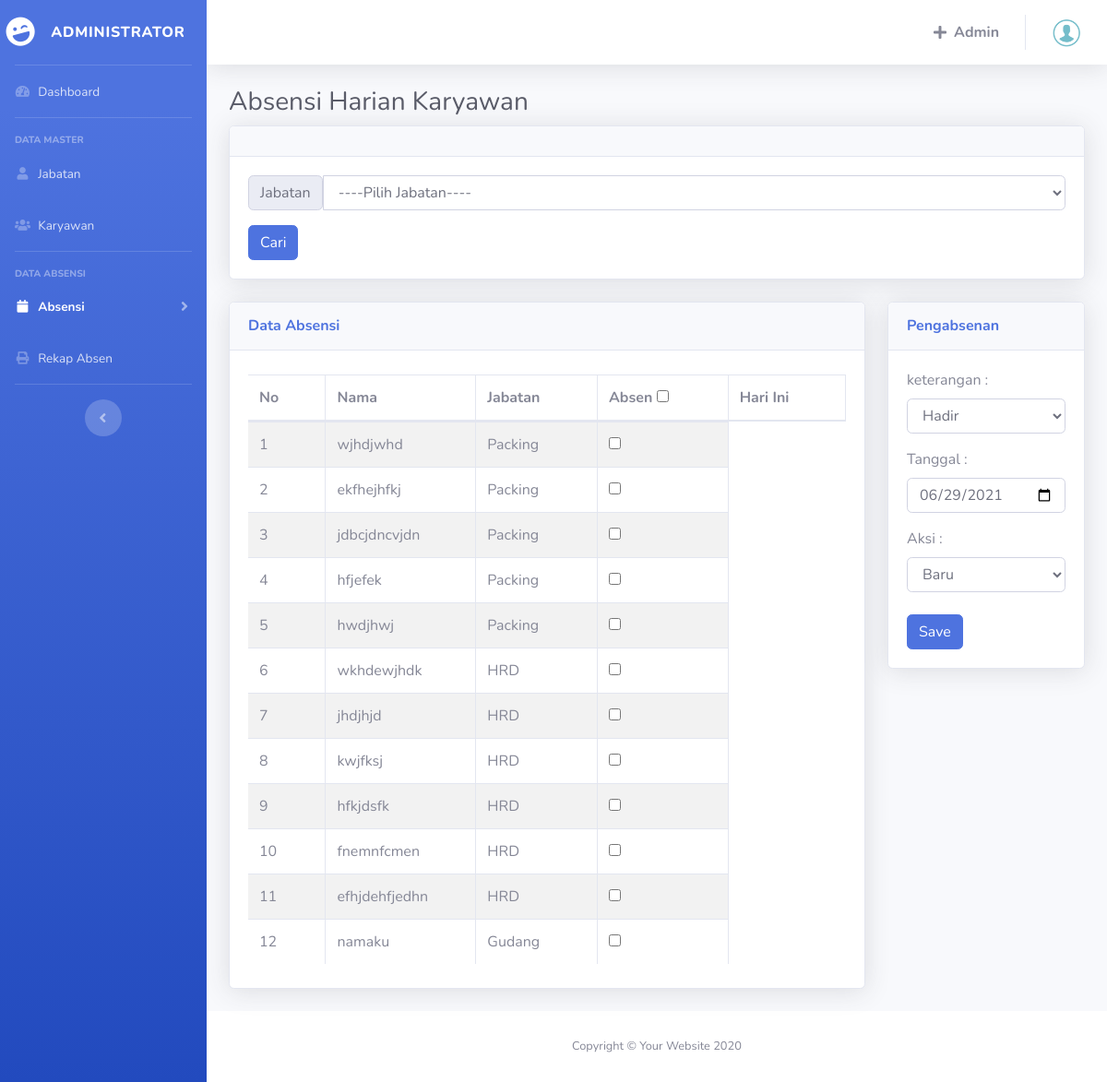
The app's page /absensi/index.php (signed in) with its own data.
### tables this page shows
CREATE TABLE `karyawan` (
  `id_karyawan` int(11) NOT NULL,
  `nik` int(11) NOT NULL,
  `nama` varchar(100) NOT NULL,
  `ttl` date NOT NULL,
  `jk` varchar(100) NOT NULL,
  `alamat` varchar(250) NOT NULL,
  `notlp` int(11) NOT NULL,
  `kd_jabatan` varchar(100) NOT NULL,
  `tgl_pendaftaran` date NOT NULL,
  `agama` varchar(100) NOT NULL,
  `foto` text NOT NULL
);

CREATE TABLE `jabatan` (
  `kd_jabatan` varchar(100) NOT NULL,
  `nama_jabatan` varchar(50) NOT NULL
);

### absensi/index.php (the view, shortened to what this page needs)
<?php
include '../layout/header.php';
?>
<div class="container-fluid">
    <h1 class="h3 mb-2 text-gray-800">Absensi Harian Karyawan</h1>
    <div class="card shadow mb-4">
        <div class="card-header py-3">
        </div>
        <div class="card-body">
            <form class="" method="get" enctype="multipart/form-data">
                <div class="form-group input-group">
                    <span class="input-group-text">
                        Jabatan
                    </span>
                    <select class="form-control" aria-label="form-select-sm example" name="jabatan">
                        <option>----Pilih Jabatan----</option>
                    </select>
                </div>
                <div class="col-xs-3">
                    <input class="btn btn-primary" type="submit" name="Cari" value="Cari">
                </div>
            </form>
        </div>
    </div>
    <div class="row">
        <div class="col-lg-9">
            <div class="card shadow mb-4">
                <div class="card-header py-3">
                    <h6 class="m-0 font-weight-bold text-primary">Data Absensi</h6>
                </div>
                <div class="card-body">
                    <form action="cek_absen.php" method="post">
                        <div class="table-responsive">
                            <table class="table table-bordered table-striped with-check" id="dataTable">
                                <thead>
                                    <tr>
                                        <th>No</th>
                                        <th>Nama</th>
                                        <th>Jabatan</th>
                                        <th>Absen <input type="checkbox" id="checkbox" name="title-table-checkbox" onclick="checkAll(this)" /></th>
                                        <th>Hari Ini</th>
                                    </tr>
                                </thead>
                                <tbody>
                                    <?php
                                    if (isset($_GET['Cari'])) {
                                        $query = "SELECT * FROM karyawan INNER JOIN jabatan ON karyawan.kd_jabatan = jabatan.kd_jabatan WHERE jabatan.kd_jabatan = '$_GET[jabatan]';";
                                    } else {
                                        $query = "SELECT * FROM karyawan INNER JOIN jabatan ON karyawan.kd_jabatan = jabatan.kd_jabatan ORDER BY jabatan.kd_jabatan ASC";
                                    }
                                    $no = 1;
                                    $data = mysqli_query($koneski, $query);
                                    while ($value = mysqli_fetch_array($data)) {
                                    ?>
                                        <tr>
                                            <td><?= $no++; ?></td>
                                            <td><?= $value['nama']; ?></td>
                                            <td><?= $value['nama_jabatan']; ?></td>
                                            <td><input type="checkbox" id="checkbox" name="id_karyawan[]" value="<?= $value['id_karyawan']; ?>" /></td>
                                        </tr>
                                    <?php } ?>
                                </tbody>
                            </table>
                        </div>
                </div>
            </div>
        </div>
        <div class="col-lg-3">
            <div class="card shadow mb-4">
                <div class="card-header py-3">
                    <h6 class="m-0 font-weight-bold text-primary">Pengabsenan</h6>
                </div>
                <div class="card-body">
                    <div class="form-group">
                        <label>keterangan :</label>
                        <select name="kehadiran" class="form-control">
                            <option value="h">Hadir</option>
                        </select>
                    </div>
                    <div class="form-group">
                        <label class="control-label">Tanggal :</label>
                        <input type="date" name="tgl_absen" class="form-control form-control-user" value="<?PHP echo date('Y-m-d'); ?>">
                    </div>
                    <div class="control-group">
                        <label class="control-label">Aksi :</label>
                        <select name="aksi" class="form-control">
                            <option value="absen_baru">Baru</option>
                        </select>
                    </div>
                    <br>
                    <div class="form-actions">
                        <button type="submit" name="upload" class="btn btn-primary">Save</button>
                    </div>
                </div>
            </div>
        </div>
    </div>
</div>
<?php
include '../layout/footer.php' ?>

### records on screen
karyawan: nama "wjhdjwhd", kd_jabatan.nama_jabatan "Packing"
karyawan: nama "ekfhejhfkj", kd_jabatan.nama_jabatan "Packing"
karyawan: nama "jdbcjdncvjdn", kd_jabatan.nama_jabatan "Packing"
karyawan: nama "hfjefek", kd_jabatan.nama_jabatan "Packing"
karyawan: nama "hwdjhwj", kd_jabatan.nama_jabatan "Packing"
karyawan: nama "wkhdewjhdk", kd_jabatan.nama_jabatan "HRD"
karyawan: nama "jhdjhjd", kd_jabatan.nama_jabatan "HRD"
karyawan: nama "kwjfksj", kd_jabatan.nama_jabatan "HRD"
karyawan: nama "hfkjdsfk", kd_jabatan.nama_jabatan "HRD"
karyawan: nama "fnemnfcmen", kd_jabatan.nama_jabatan "HRD"
karyawan: nama "efhjdehfjedhn", kd_jabatan.nama_jabatan "HRD"
karyawan: nama "namaku", kd_jabatan.nama_jabatan "Gudang"
